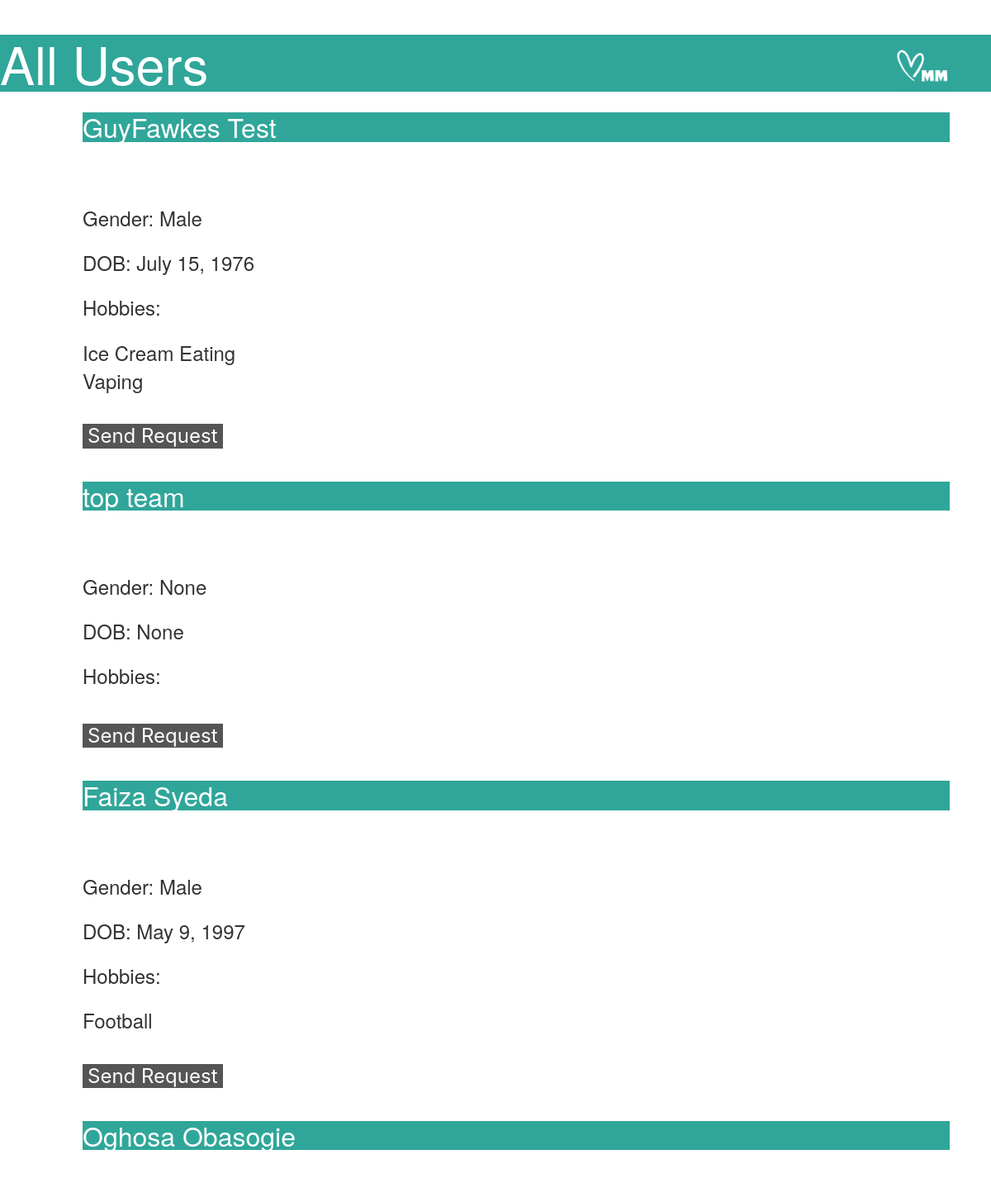
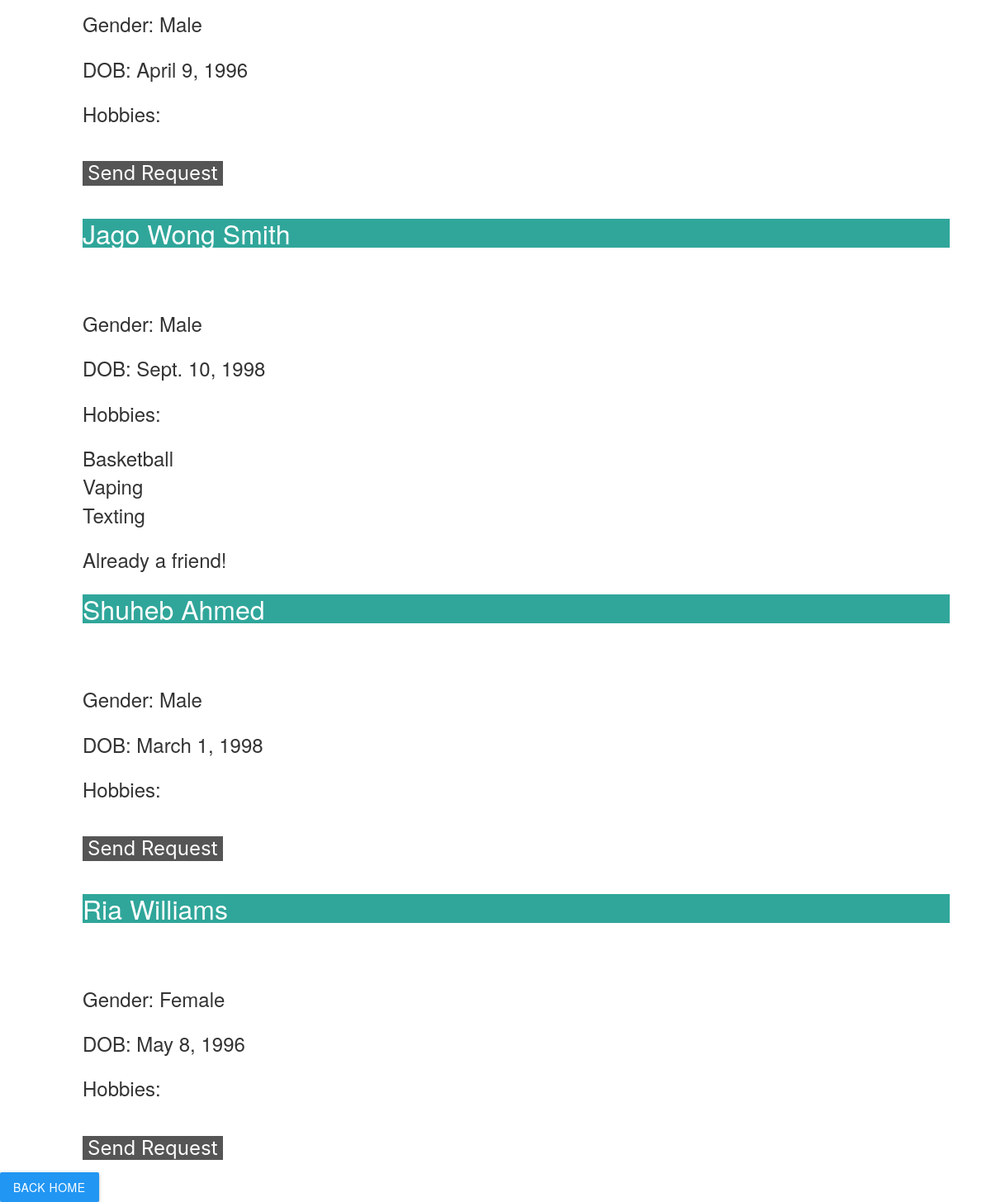
Page /all-users (signed in) on the committed database (2 pictures, top to bottom).
### mainapp/models.py (models this page shows, shortened)
class User(AbstractBaseUser, PermissionsMixin):
    GENDERS = (
        ("Male", "Male"),
        ("Female", "Female"),
        ("Other", "Other")
    )
    username = models.CharField('username', unique=True, max_length=30)
    first_name = models.CharField('first name', max_length=30, blank=True)
    last_name = models.CharField('last name', max_length=30, blank=True)
    email = models.EmailField('email address', unique=True, blank=True)
    is_active = models.BooleanField('active', default=True)
    is_staff = models.BooleanField('staff', default=False)
    dp = models.ImageField(upload_to='display_pictures/', null=True, blank=True)
    dob = models.DateField('Date of Birth', blank=True, null=True)
    gender = models.CharField('Gender', max_length=30, choices=GENDERS, null=True)
    hobbies = models.ManyToManyField(Hobby, blank=True, related_name="users")
    friends = models.ManyToManyField("self")
    objects = UserManager()
    USERNAME_FIELD = 'username'  # Necessary for IDing necessary Field
    REQUIRED_FIELDS = ['first_name', 'last_name']  # List of field names that will be prompted when creating superuser.
    class Meta:
        verbose_name = 'user'
        verbose_name_plural = 'users'
    def get_full_name(self):
        full_name = '%s %s' % (self.first_name, self.last_name)
        return full_name.strip()

class Hobby(models.Model):
    TYPES = (
        ("Indoor", "Indoor"),
        ("Outdoor", "Outdoor"),
        ("Collection", "Collection"),
        ("Competitive", "Competitive"),
    )
    name = models.CharField('Hobby Name', max_length=255, blank=False, unique=True)
    type = models.CharField('Hobby Type', max_length=30, blank=False, choices=TYPES)

### mainapp/views.py (the view)
# urls.py: path('all-users', main_v.see_all, name='see-all'),
@login_required(login_url='login')
def see_all(request):
    user: User = request.user  # using type-hinting to force PyCharm to give template variable hints.
    return render(request, 'mainapp/all_user_view.html',
                  context={'user': user, 'users': User.objects.all(), 'title': "All users"})

### templates/mainapp/all_user_view.html (shortened to what this page needs)
{% extends 'base.html' %}
{% load static %}
{% block css_section %}
    <link rel="stylesheet" href="static/css/allusers.css">
{% endblock %}
{% block main_content_section %}
    <h1>  <img src = static/images/logo.png alt="logo1" style="float:right;height:69px;width:130px;"> All Users </h1>
    <div id="all_users">
        {% for u in users %}
            {% if u.username != user.username %}
                <div>
                    <h2>{{ u.get_full_name }}</h2>
                    <p>Gender: {{ u.gender }}</p>
                    <p>DOB: {{ u.dob }}</p>
                    <p>Hobbies: </p>
                    <ul>
                        {% for hobby in u.hobbies.all %}
                            <li>{{ hobby.name }}</li>
                        {% endfor %}
                    </ul>
                {% if u not in user.friends.all %}
                    <button type="button" id="Send_req_{{ u.id }}" onclick="send_request({{ u.id }})">Send Request</button>
                    {% else %}
                    <p>Already a friend!</p>
                {% endif %}
                </div>
            {% endif %}
        {% endfor %}
        <a class="btn waves-effect waves-light blue edit-btn" type="button" id="home" href="{% url 'home' %}">Back Home</a>
    </div>
{% endblock %}

### static/css/allusers.css (style rules this page uses)
h1 { background-color:#30a69a; color: #FFFFFF; }
h2 { background-color: #30a69a; color: #FFFFFF; border: 1px #30a69a; margin: 25px 50px 75px 100px; font-size: xx-large; }
p { font-size: x-large; border: 1px; margin: 20px 50px 15px 100px; }
ul { font-size: x-large; border: 1px; margin: 20px 50px 15px 100px; }
button { font-size: x-large; border: 1px; margin: 20px 50px 15px 100px; background-color: #555555; color:white; }

### rows in the picture
User: get_full_name "GuyFawkes Test", gender "Male", dob "July 15, 1976"
Hobby: name "Ice Cream Eating"
Hobby: name "Vaping"
User: get_full_name "top team", gender "None", dob "None"
User: get_full_name "Faiza Syeda", gender "Male", dob "May 9, 1997"
Hobby: name "Football"
User: get_full_name "Oghosa Obasogie", gender "Male", dob "April 9, 1996"
User: get_full_name "Jago Wong Smith", gender "Male", dob "Sept. 10, 1998", shows "Already a friend!"
Hobby: name "Basketball"
Hobby: name "Texting"
User: get_full_name "Shuheb Ahmed", gender "Male", dob "March 1, 1998"
User: get_full_name "Ria Williams", gender "Female", dob "May 8, 1996"
